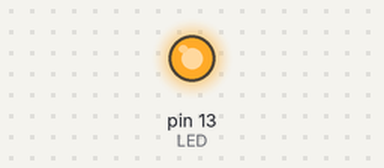
Bench run of a sketch on a simulated Arduino Uno, built with avr-gcc and run on an emulated ATmega328P. Parts: output pins drawn as LEDs (lit = HIGH).

Above: at 0.1 s.
At 37.1 s:
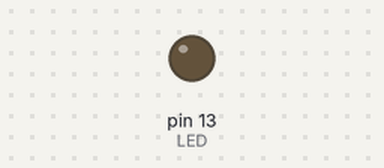
Timing chart, 0 to 38.6 s (numbered marks = the images above):
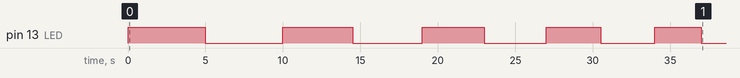

The sketch:

2d.ino
```cpp
#define LED 13

void setup() {
  pinMode(LED, OUTPUT);
}

void loop() {
  int ciclos = 3;                 // Número de repetições do processo completo
  int delayAtual = 5000;          // Começa em 5 segundos
  int passo = 500;                // Variação de 500 ms

  // Repetir todo o processo 3 vezes
  for(int c = 0; c < ciclos; c++) {

    // Parte 1: reduzir de 5000 ms até 500 ms
    for (delayAtual = 5000; delayAtual >= 500; delayAtual -= passo) {
      digitalWrite(LED, HIGH);
      delay(delayAtual);
      digitalWrite(LED, LOW);
      delay(delayAtual);
    }

    // Parte 2: aumentar de 500 ms até 5000 ms
    for (delayAtual = 500; delayAtual <= 5000; delayAtual += passo) {
      digitalWrite(LED, HIGH);
      delay(delayAtual);
      digitalWrite(LED, LOW);
      delay(delayAtual);
    }
  }

  // Depois de 3 ciclos, volta ao estado inicial (piscar a 5 s)
  digitalWrite(LED, HIGH);
  delay(5000);
  digitalWrite(LED, LOW);
  delay(5000);

  // E depois repete tudo novamente (loop reinicia)
}
```

Measured:
- by itself, pin 13 (LED): LOW → HIGH at 0.00 s, → LOW 5.0 s later, → HIGH 5.0 s later, → LOW 4.5 s later, … (10 changes in this stretch)
